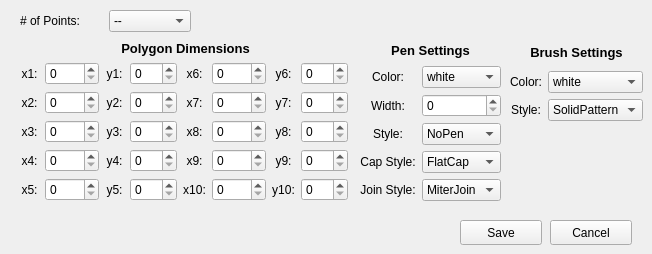
          <widget class="QWidget" name="editPolygon">
           <widget class="QWidget" name="layoutWidget_9">
            <property name="geometry">
             <rect>
              <x>20</x>
              <y>10</y>
              <width>171</width>
              <height>22</height>
             </rect>
            </property>
            <layout class="QGridLayout" name="editPolygonGetPoints">
             <item row="0" column="0">
              <widget class="QLabel" name="editPolygonNumPointsLabel">
               <property name="text">
                <string># of Points:</string>
               </property>
              </widget>
             </item>
             <item row="0" column="1">
              <widget class="QComboBox" name="editPolygonNumPoints">
               <item>
                <property name="text">
                 <string>--</string>
                </property>
               </item>
               <item>
                <property name="text">
                 <string>3</string>
                </property>
               </item>
               <item>
                <property name="text">
                 <string>4</string>
                </property>
               </item>
               <item>
                <property name="text">
                 <string>5</string>
                </property>
               </item>
               <item>
                <property name="text">
                 <string>6</string>
                </property>
               </item>
               <item>
                <property name="text">
                 <string>7</string>
                </property>
               </item>
               <item>
                <property name="text">
                 <string>8</string>
                </property>
               </item>
               <item>
                <property name="text">
                 <string>9</string>
                </property>
               </item>
               <item>
                <property name="text">
                 <string>10</string>
                </property>
               </item>
              </widget>
             </item>
            </layout>
           </widget>
           <widget class="QPushButton" name="editPolygonCancel">
            <property name="geometry">
             <rect>
              <x>550</x>
              <y>220</y>
              <width>82</width>
              <height>25</height>
             </rect>
            </property>
            <property name="text">
             <string>Cancel</string>
            </property>
           </widget>
           <widget class="QWidget" name="layoutWidget_11">
            <property name="geometry">
             <rect>
              <x>20</x>
              <y>40</y>
              <width>328</width>
              <height>161</height>
             </rect>
            </property>
            <layout class="QGridLayout" name="editPolygonDimensions">
             <item row="1" column="1">
              <widget class="QSpinBox" name="editPolygonx1">
               <property name="maximum">
                <number>1000</number>
               </property>
              </widget>
             </item>
             <item row="1" column="3">
              <widget class="QSpinBox" name="editPolygony1">
               <property name="maximum">
                <number>500</number>
               </property>
              </widget>
             </item>
             <item row="1" column="5">
              <widget class="QSpinBox" name="editPolygonx6">
               <property name="maximum">
                <number>1000</number>
               </property>
              </widget>
             </item>
             <item row="1" column="7">
              <widget class="QSpinBox" name="editPolygony6">
               <property name="maximum">
                <number>500</number>
               </property>
              </widget>
             </item>
             <item row="2" column="0">
              <widget class="QLabel" name="x2Label_4">
               <property name="text">
                <string>x2:</string>
               </property>
               <property name="alignment">
                <set>Qt::AlignCenter</set>
               </property>
              </widget>
             </item>
             <item row="2" column="1">
              <widget class="QSpinBox" name="editPolygonx2">
               <property name="alignment">
                <set>Qt::AlignLeading|Qt::AlignLeft|Qt::AlignVCenter</set>
               </property>
               <property name="maximum">
                <number>1000</number>
               </property>
              </widget>
             </item>
             <item row="1" column="0">
              <widget class="QLabel" name="x1Label_4">
               <property name="text">
                <string>x1:</string>
               </property>
               <property name="alignment">
                <set>Qt::AlignCenter</set>
               </property>
              </widget>
             </item>
             <item row="2" column="2">
              <widget class="QLabel" name="y2Label_4">
               <property name="text">
                <string>y2:</string>
               </property>
               <property name="alignment">
                <set>Qt::AlignCenter</set>
               </property>
              </widget>
             </item>
             <item row="2" column="3">
              <widget class="QSpinBox" name="editPolygony2">
               <property name="maximum">
                <number>500</number>
               </property>
              </widget>
             </item>
             <item row="2" column="4">
              <widget class="QLabel" name="x7Label_4">
               <property name="text">
                <string>x7:</string>
               </property>
               <property name="alignment">
                <set>Qt::AlignCenter</set>
               </property>
              </widget>
             </item>
             <item row="1" column="4">
              <widget class="QLabel" name="x6Label_4">
               <property name="text">
                <string>x6:</string>
               </property>
               <property name="alignment">
                <set>Qt::AlignCenter</set>
               </property>
              </widget>
             </item>
             <item row="2" column="5">
              <widget class="QSpinBox" name="editPolygonx7">
               <property name="maximum">
                <number>1000</number>
               </property>
              </widget>
             </item>
             <item row="2" column="6">
              <widget class="QLabel" name="y7Label_4">
               <property name="text">
                <string>y7:</string>
               </property>
               <property name="alignment">
                <set>Qt::AlignCenter</set>
               </property>
              </widget>
             </item>
             <item row="1" column="2">
              <widget class="QLabel" name="y1Label_4">
               <property name="text">
                <string>y1:</string>
               </property>
               <property name="alignment">
                <set>Qt::AlignCenter</set>
               </property>
              </widget>
             </item>
             <item row="1" column="6">
              <widget class="QLabel" name="y6Label_4">
               <property name="text">
                <string>y6:</string>
               </property>
               <property name="alignment">
                <set>Qt::AlignCenter</set>
               </property>
              </widget>
             </item>
             <item row="4" column="5">
              <widget class="QSpinBox" name="editPolygonx9">
               <property name="maximum">
                <number>1000</number>
               </property>
              </widget>
             </item>
             <item row="4" column="6">
              <widget class="QLabel" name="y9Label_4">
               <property name="text">
                <string>y9:</string>
               </property>
               <property name="alignment">
                <set>Qt::AlignCenter</set>
               </property>
              </widget>
             </item>
             <item row="4" column="4">
              <widget class="QLabel" name="x9Label_4">
               <property name="text">
                <string>x9:</string>
               </property>
               <property name="alignment">
                <set>Qt::AlignCenter</set>
               </property>
              </widget>
             </item>
             <item row="3" column="3">
              <widget class="QSpinBox" name="editPolygony3">
               <property name="maximum">
                <number>500</number>
               </property>
              </widget>
             </item>
             <item row="4" column="7">
              <widget class="QSpinBox" name="editPolygony9">
               <property name="maximum">
                <number>500</number>
               </property>
              </widget>
             </item>
             <item row="5" column="1">
              <widget class="QSpinBox" name="editPolygonx5">
               <property name="maximum">
                <number>1000</number>
               </property>
              </widget>
             </item>
             <item row="5" column="2">
              <widget class="QLabel" name="y5Label_4">
               <property name="text">
                <string>y5:</string>
               </property>
               <property name="alignment">
                <set>Qt::AlignCenter</set>
               </property>
              </widget>
             </item>
             <item row="5" column="4">
              <widget class="QLabel" name="x10Label_4">
               <property name="text">
                <string>x10:</string>
               </property>
               <property name="alignment">
                <set>Qt::AlignCenter</set>
               </property>
              </widget>
             </item>
             <item row="3" column="7">
              <widget class="QSpinBox" name="editPolygony8">
               <property name="maximum">
                <number>500</number>
               </property>
              </widget>
             </item>
             <item row="5" column="0">
              <widget class="QLabel" name="x5Label_4">
               <property name="text">
                <string>x5:</string>
               </property>
               <property name="alignment">
                <set>Qt::AlignCenter</set>
               </property>
              </widget>
             </item>
             <item row="5" column="3">
              <widget class="QSpinBox" name="editPolygony5">
               <property name="maximum">
                <number>500</number>
               </property>
              </widget>
             </item>
             <item row="3" column="1">
              <widget class="QSpinBox" name="editPolygonx3">
               <property name="maximum">
                <number>1000</number>
               </property>
              </widget>
             </item>
             <item row="4" column="1">
              <widget class="QSpinBox" name="editPolygonx4">
               <property name="maximum">
                <number>1000</number>
               </property>
              </widget>
             </item>
             <item row="5" column="6">
              <widget class="QLabel" name="y10Label_4">
               <property name="text">
                <string>y10:</string>
               </property>
               <property name="alignment">
                <set>Qt::AlignCenter</set>
               </property>
              </widget>
             </item>
             <item row="2" column="7">
              <widget class="QSpinBox" name="editPolygony7">
               <property name="maximum">
                <number>500</number>
               </property>
              </widget>
             </item>
             <item row="4" column="2">
              <widget class="QLabel" name="y4Label_4">
               <property name="text">
                <string>y4:</string>
               </property>
               <property name="alignment">
                <set>Qt::AlignCenter</set>
               </property>
              </widget>
             </item>
             <item row="3" column="5">
              <widget class="QSpinBox" name="editPolygonx8">
               <property name="maximum">
                <number>1000</number>
               </property>
              </widget>
             </item>
             <item row="4" column="0">
              <widget class="QLabel" name="x4Label_4">
               <property name="text">
                <string>x4:</string>
               </property>
               <property name="alignment">
                <set>Qt::AlignCenter</set>
               </property>
              </widget>
             </item>
             <item row="5" column="5">
              <widget class="QSpinBox" name="editPolygonx10">
               <property name="maximum">
                <number>1000</number>
               </property>
              </widget>
             </item>
             <item row="5" column="7">
              <widget class="QSpinBox" name="editPolygony10">
               <property name="maximum">
                <number>500</number>
               </property>
              </widget>
             </item>
             <item row="4" column="3">
              <widget class="QSpinBox" name="editPolygony4">
               <property name="maximum">
                <number>500</number>
               </property>
              </widget>
             </item>
             <item row="3" column="0">
              <widget class="QLabel" name="x3Label_4">
               <property name="text">
                <string>x3:</string>
               </property>
               <property name="alignment">
                <set>Qt::AlignCenter</set>
               </property>
              </widget>
             </item>
             <item row="3" column="2">
              <widget class="QLabel" name="y3Label_4">
               <property name="text">
                <string>y3:</string>
               </property>
               <property name="alignment">
                <set>Qt::AlignCenter</set>
               </property>
              </widget>
             </item>
             <item row="3" column="6">
              <widget class="QLabel" name="y8Label_4">
               <property name="text">
                <string>y8:</string>
               </property>
               <property name="alignment">
                <set>Qt::AlignCenter</set>
               </property>
              </widget>
             </item>
             <item row="3" column="4">
              <widget class="QLabel" name="x8Label_4">
               <property name="text">
                <string>x8:</string>
               </property>
               <property name="alignment">
                <set>Qt::AlignCenter</set>
               </property>
              </widget>
             </item>
             <item row="0" column="2" colspan="4">
              <widget class="QLabel" name="label_275">
               <property name="font">
                <font>
                 <pointsize>10</pointsize>
                 <weight>75</weight>
                 <bold>true</bold>
                </font>
               </property>
               <property name="text">
                <string>Polygon Dimensions</string>
               </property>
               <property name="alignment">
                <set>Qt::AlignCenter</set>
               </property>
              </widget>
             </item>
            </layout>
           </widget>
           <widget class="QWidget" name="layoutWidget_60">
            <property name="geometry">
             <rect>
              <x>360</x>
              <y>40</y>
              <width>141</width>
              <height>161</height>
             </rect>
            </property>
            <layout class="QGridLayout" name="editPolygonPenSettings">
             <item row="1" column="0">
              <widget class="QLabel" name="label_339">
               <property name="text">
                <string>Color:</string>
               </property>
               <property name="alignment">
                <set>Qt::AlignCenter</set>
               </property>
              </widget>
             </item>
             <item row="1" column="1">
              <widget class="QComboBox" name="editPolygonPenColor">
               <item>
                <property name="text">
                 <string>white</string>
                </property>
               </item>
               <item>
                <property name="text">
                 <string>black</string>
                </property>
               </item>
               <item>
                <property name="text">
                 <string>red</string>
                </property>
               </item>
               <item>
                <property name="text">
                 <string>green</string>
                </property>
               </item>
               <item>
                <property name="text">
                 <string>blue</string>
                </property>
               </item>
               <item>
                <property name="text">
                 <string>cyan</string>
                </property>
               </item>
               <item>
                <property name="text">
                 <string>magenta</string>
                </property>
               </item>
               <item>
                <property name="text">
                 <string>yellow</string>
                </property>
               </item>
               <item>
                <property name="text">
                 <string>gray</string>
                </property>
               </item>
              </widget>
             </item>
             <item row="2" column="1">
              <widget class="QSpinBox" name="editPolygonPenWidth">
               <property name="maximum">
                <number>20</number>
               </property>
              </widget>
             </item>
             <item row="2" column="0">
              <widget class="QLabel" name="label_340">
               <property name="text">
                <string>Width:</string>
               </property>
               <property name="alignment">
                <set>Qt::AlignCenter</set>
               </property>
              </widget>
             </item>
             <item row="3" column="0">
              <widget class="QLabel" name="label_341">
               <property name="text">
                <string>Style:</string>
               </property>
               <property name="alignment">
                <set>Qt::AlignCenter</set>
               </property>
              </widget>
             </item>
             <item row="4" column="1">
              <widget class="QComboBox" name="editPolygonCapStyle">
               <item>
                <property name="text">
                 <string>FlatCap</string>
                </property>
               </item>
               <item>
                <property name="text">
                 <string>SquareCap</string>
                </property>
               </item>
               <item>
                <property name="text">
                 <string>RoundCap</string>
                </property>
               </item>
              </widget>
             </item>
             <item row="5" column="0">
              <widget class="QLabel" name="label_342">
               <property name="text">
                <string>Join Style:</string>
               </property>
               <property name="alignment">
                <set>Qt::AlignCenter</set>
               </property>
              </widget>
             </item>
             <item row="4" column="0">
              <widget class="QLabel" name="label_343">
               <property name="text">
                <string>Cap Style:</string>
               </property>
               <property name="alignment">
                <set>Qt::AlignCenter</set>
               </property>
              </widget>
             </item>
             <item row="0" column="0" colspan="2">
              <widget class="QLabel" name="label_344">
               <property name="font">
                <font>
                 <pointsize>10</pointsize>
                 <weight>75</weight>
                 <bold>true</bold>
                </font>
               </property>
               <property name="text">
                <string>Pen Settings</string>
               </property>
               <property name="alignment">
                <set>Qt::AlignCenter</set>
               </property>
              </widget>
             </item>
             <item row="5" column="1">
              <widget class="QComboBox" name="editPolygonJoinStyle">
               <item>
                <property name="text">
                 <string>MiterJoin</string>
                </property>
               </item>
               <item>
                <property name="text">
                 <string>BevelJoin</string>
                </property>
               </item>
               <item>
                <property name="text">
                 <string>RoundJoin</string>
                </property>
               </item>
              </widget>
             </item>
             <item row="3" column="1">
              <widget class="QComboBox" name="editPolygonPenStyle">
               <item>
                <property name="text">
                 <string>NoPen</string>
                </property>
               </item>
               <item>
                <property name="text">
                 <string>SolidLine</string>
                </property>
               </item>
               <item>
                <property name="text">
                 <string>DashLine</string>
                </property>
               </item>
               <item>
                <property name="text">
                 <string>DotLine</string>
                </property>
               </item>
               <item>
                <property name="text">
                 <string>DashDotLine</string>
                </property>
               </item>
               <item>
                <property name="text">
                 <string>DashDotDotLine</string>
                </property>
               </item>
              </widget>
             </item>
            </layout>
           </widget>
           <widget class="QPushButton" name="editPolygonSave">
            <property name="geometry">
             <rect>
              <x>460</x>
              <y>220</y>
              <width>82</width>
              <height>25</height>
             </rect>
            </property>
            <property name="text">
             <string>Save</string>
            </property>
           </widget>
           <widget class="QWidget" name="layoutWidget_61">
            <property name="geometry">
             <rect>
              <x>510</x>
              <y>40</y>
              <width>133</width>
              <height>81</height>
             </rect>
            </property>
            <layout class="QGridLayout" name="editPolygonBrushSettings">
             <item row="1" column="0">
              <widget class="QLabel" name="label_267">
               <property name="text">
                <string>Color:</string>
               </property>
               <property name="alignment">
                <set>Qt::AlignCenter</set>
               </property>
              </widget>
             </item>
             <item row="2" column="1">
              <widget class="QComboBox" name="editPolygonBrushStyle">
               <item>
                <property name="text">
                 <string>SolidPattern</string>
                </property>
               </item>
               <item>
                <property name="text">
                 <string>HorPattern</string>
                </property>
               </item>
               <item>
                <property name="text">
                 <string>VerPattern</string>
                </property>
               </item>
               <item>
                <property name="text">
                 <string>NoBrush</string>
                </property>
               </item>
              </widget>
             </item>
             <item row="1" column="1">
              <widget class="QComboBox" name="editPolygonBrushColor">
               <item>
                <property name="text">
                 <string>white</string>
                </property>
               </item>
               <item>
                <property name="text">
                 <string>black</string>
                </property>
               </item>
               <item>
                <property name="text">
                 <string>red</string>
                </property>
               </item>
               <item>
                <property name="text">
                 <string>green</string>
                </property>
               </item>
               <item>
                <property name="text">
                 <string>blue</string>
                </property>
               </item>
               <item>
                <property name="text">
                 <string>cyan</string>
                </property>
               </item>
               <item>
                <property name="text">
                 <string>magenta</string>
                </property>
               </item>
               <item>
                <property name="text">
                 <string>yellow</string>
                </property>
               </item>
               <item>
                <property name="text">
                 <string>gray</string>
                </property>
               </item>
              </widget>
             </item>
             <item row="2" column="0">
              <widget class="QLabel" name="label_268">
               <property name="text">
                <string>Style:</string>
               </property>
               <property name="alignment">
                <set>Qt::AlignCenter</set>
               </property>
              </widget>
             </item>
             <item row="0" column="0" colspan="2">
              <widget class="QLabel" name="label_269">
               <property name="font">
                <font>
                 <pointsize>10</pointsize>
                 <weight>75</weight>
                 <bold>true</bold>
                </font>
               </property>
               <property name="text">
                <string>Brush Settings</string>
               </property>
               <property name="alignment">
                <set>Qt::AlignCenter</set>
               </property>
              </widget>
             </item>
            </layout>
           </widget>
          </widget>
